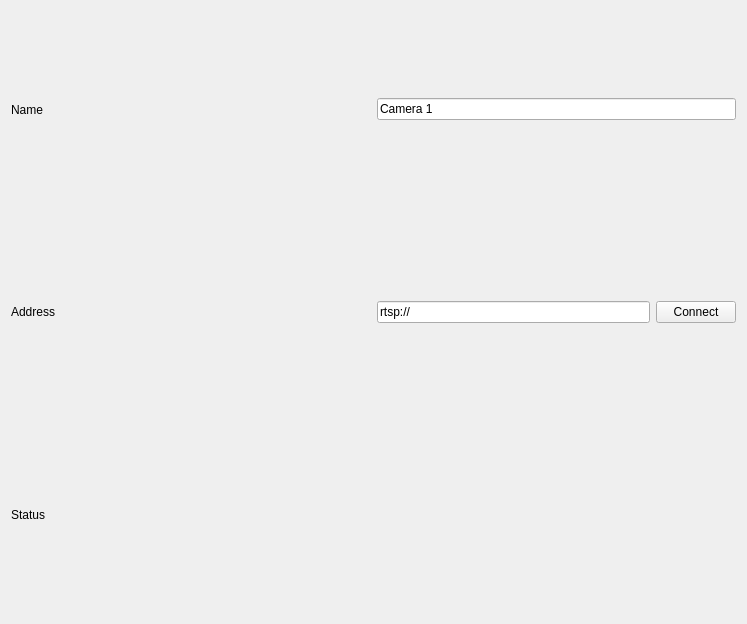
<?xml version="1.0" encoding="UTF-8"?>
<ui version="4.0">
 <class>CameraSettings</class>
 <widget class="QWidget" name="CameraSettings">
  <property name="geometry">
   <rect>
    <x>0</x>
    <y>0</y>
    <width>747</width>
    <height>624</height>
   </rect>
  </property>
  <property name="windowTitle">
   <string>Form</string>
  </property>
  <layout class="QGridLayout" name="gridLayout_2">
   <item row="0" column="0">
    <layout class="QGridLayout" name="gridLayout">
     <property name="sizeConstraint">
      <enum>QLayout::SetDefaultConstraint</enum>
     </property>
     <item row="1" column="2">
      <layout class="QHBoxLayout" name="horizontalLayout_2">
       <property name="spacing">
        <number>6</number>
       </property>
       <item>
        <widget class="QLineEdit" name="streamAddress">
         <property name="sizePolicy">
          <sizepolicy hsizetype="Expanding" vsizetype="Fixed">
           <horstretch>0</horstretch>
           <verstretch>0</verstretch>
          </sizepolicy>
         </property>
         <property name="text">
          <string>rtsp://</string>
         </property>
        </widget>
       </item>
       <item>
        <widget class="QPushButton" name="connectButton">
         <property name="text">
          <string>Connect</string>
         </property>
        </widget>
       </item>
      </layout>
     </item>
     <item row="3" column="2">
      <widget class="QLabel" name="camStatus">
       <property name="text">
        <string>&lt;Unknown&gt;</string>
       </property>
      </widget>
     </item>
     <item row="3" column="0">
      <widget class="QLabel" name="camStatus_label">
       <property name="sizePolicy">
        <sizepolicy hsizetype="Preferred" vsizetype="MinimumExpanding">
         <horstretch>0</horstretch>
         <verstretch>0</verstretch>
        </sizepolicy>
       </property>
       <property name="text">
        <string>Status</string>
       </property>
      </widget>
     </item>
     <item row="1" column="0">
      <widget class="QLabel" name="streamAddress_label">
       <property name="sizePolicy">
        <sizepolicy hsizetype="Preferred" vsizetype="MinimumExpanding">
         <horstretch>1</horstretch>
         <verstretch>0</verstretch>
        </sizepolicy>
       </property>
       <property name="text">
        <string>Address</string>
       </property>
      </widget>
     </item>
     <item row="0" column="0">
      <widget class="QLabel" name="camName_label">
       <property name="sizePolicy">
        <sizepolicy hsizetype="Preferred" vsizetype="MinimumExpanding">
         <horstretch>1</horstretch>
         <verstretch>0</verstretch>
        </sizepolicy>
       </property>
       <property name="text">
        <string>Name</string>
       </property>
      </widget>
     </item>
     <item row="0" column="2">
      <widget class="QLineEdit" name="camName">
       <property name="sizePolicy">
        <sizepolicy hsizetype="Expanding" vsizetype="Fixed">
         <horstretch>1</horstretch>
         <verstretch>0</verstretch>
        </sizepolicy>
       </property>
       <property name="text">
        <string>Camera 1</string>
       </property>
      </widget>
     </item>
    </layout>
   </item>
  </layout>
 </widget>
 <resources/>
 <connections/>
</ui>
